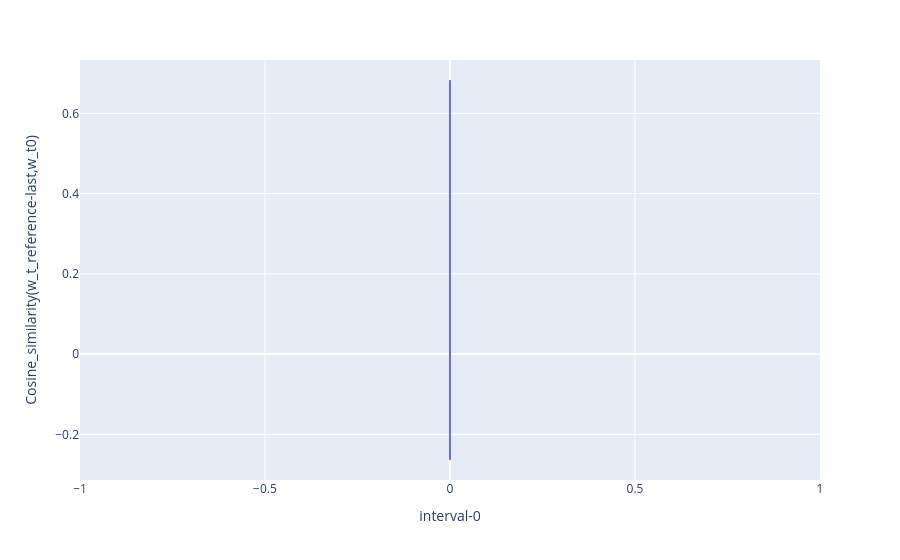

Notebook source saved alongside this figure:
### Code cell
px.line(time_series_df[['interval-0', 'Cosine_similarity(w_t_reference-last,w_t0)']], 
        x = 'interval-0', y = 'Cosine_similarity(w_t_reference-last,w_t0)')

### Figure 1 — Plotly figure (JSON) as saved in the notebook; plotly's stock layout.template omitted (floating-point values rounded to 4 significant figures; data arrays with more than 128 entries replaced by an {"elided": "..."} marker saying what was removed)
{"data": [{"hovertemplate": "interval-0=%{x}<br>Cosine_similarity(w_t_reference-last,w_t0)=%{y}<extra></extra>", "legendgroup": "", "line": {"color": "#636efa", "dash": "solid"}, "marker": {"symbol": "circle"}, "mode": "lines", "name": "", "showlegend": false, "type": "scattergl", "x": {"elided": "6115 int values"}, "xaxis": "x", "y": {"elided": "6115 float values"}, "yaxis": "y"}], "layout": {"legend": {"tracegroupgap": 0}, "margin": {"t": 60}, "xaxis": {"anchor": "y", "domain": [0, 1], "title": {"text": "interval-0"}}, "yaxis": {"anchor": "x", "domain": [0, 1], "title": {"text": "Cosine_similarity(w_t_reference-last,w_t0)"}}}}
